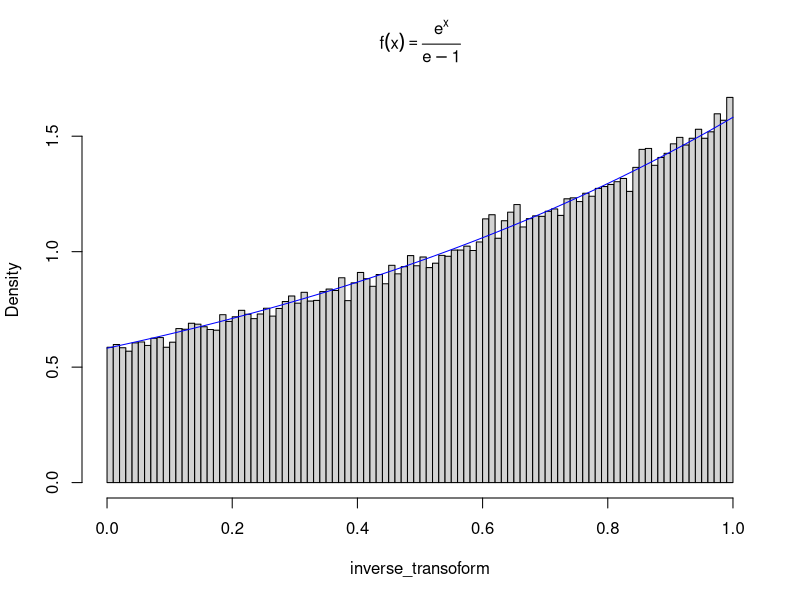
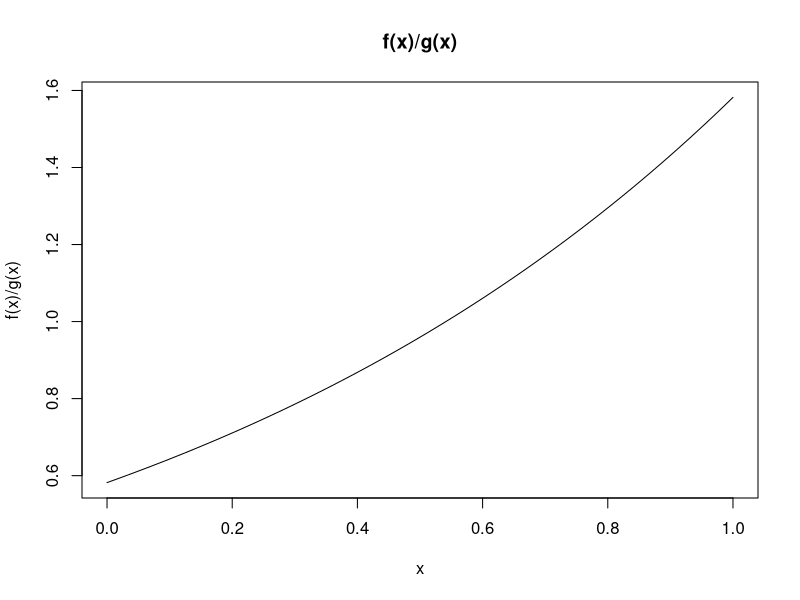
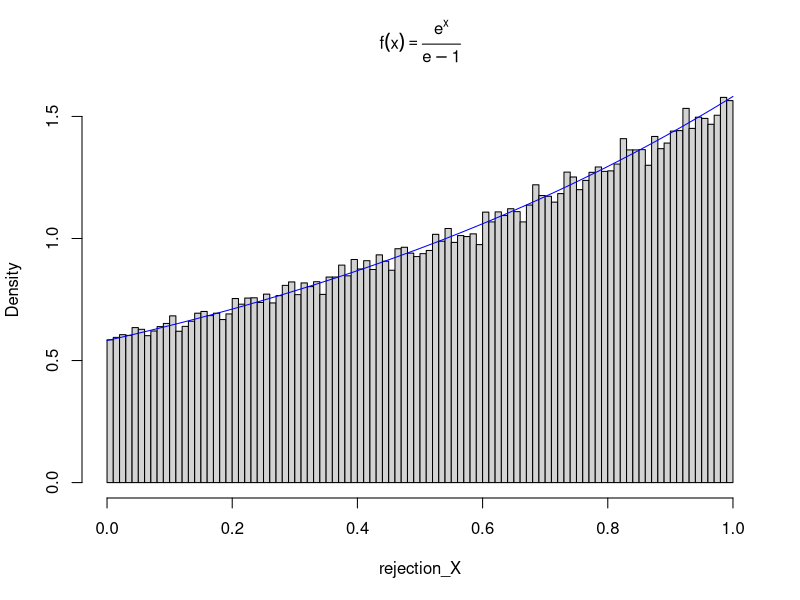
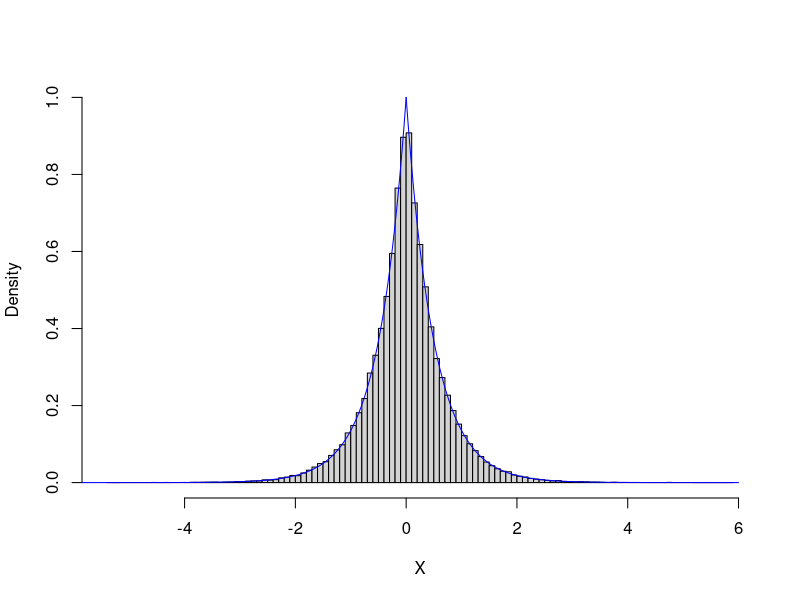
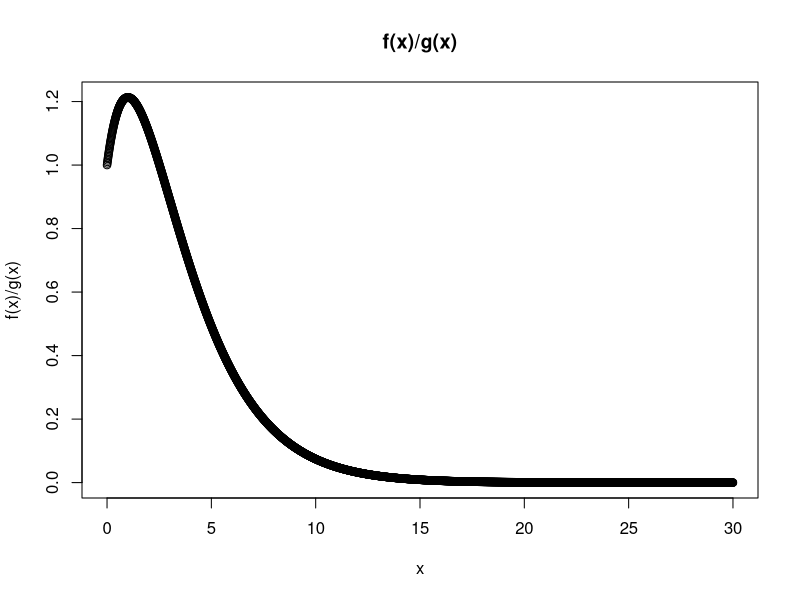
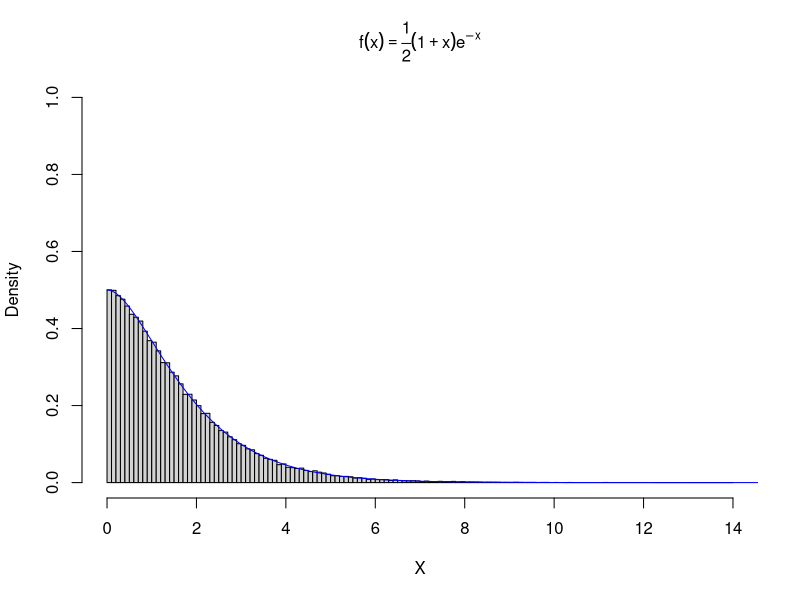
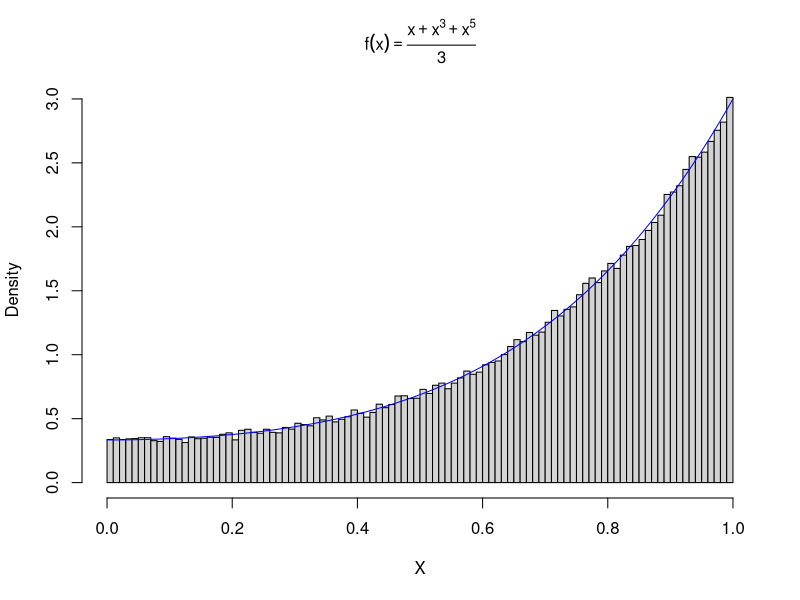

Generate these figures, in order, with R:
## ---- chunk 1
inverse_transoform=function(n){
  U=runif(n)
  X=log(U*(exp(1)-1)+1)
  return(X)
}

inverse_transoform=inverse_transoform(100000)
hist(inverse_transoform,probability = T,breaks=100,main=expression(f(x)==frac(e^x, e-1)),cex.main=1)
x=seq(0,1,0.01)
fx=exp(x)/(exp(1)-1)
lines(x,fx,col="blue")
## ---- chunk 2
mean(inverse_transoform)
#exact mean
1/(exp(1)-1)
## ---- chunk 3
f.g <- function(x){
  exp(x)/(exp(1)-1)
}
x=seq(0,1,0.01)
plot(x,f.g(x),type="l",main="f(x)/g(x)",,ylab="f(x)/g(x)")
det.c <- optim(1, f.g, lower = 0, upper = 1, method = "L-BFGS-B",control = list(fnscale = -1)) ### maximization
det.c$par ### the location of the optimum
det.c$value
c=det.c$value
## ---- chunk 4
#用unif(0,1)模擬
rejection=function(n){
  X=rep(NA,n)
  iter=rep(NA,n)
  for(j in 1:n){
    U=runif(1)
    Y=runif(1)
    i=1
    while(U>exp(Y)/(exp(1)-1)/c){
      U=runif(1)
      Y=runif(1)
      i=i+1
    }
    X[j]=Y
    iter[j]=i
  }
  return(list(X=X,iter=iter))
}

rejection=rejection(100000)

rejection_X=rejection$X
hist(rejection_X,probability = T,breaks=100,main=expression(f(x)==frac(e^x, e-1)),cex.main=1)
x=seq(0,1,0.01)
fx=exp(x)/(exp(1)-1)
lines(x,fx,col="blue")

mean(rejection$iter)  #平均iter =c
## ---- chunk 5
sim2=function(n){
  U1=runif(n)
  X=-log(U1)/2 #EXP(2)
  U2=runif(n)
  for(i in 1:n){
    if(U2[i]<0.5){
      X[i]=-X[i]
    }
  }
  return(X)
}

X_2=sim2(100000)
hist(X_2,probability = T,ylim=c(0,1),breaks=100,main="",xlab="X")
x=seq(0,6,0.01)
lines(x,exp(-2*x),col="blue")
y=seq(-6,0,0.01)
lines(y,exp(2*y),col="blue")
## ---- chunk 6
#找c
x=seq(0,30,0.01)
plot(x,(1+x)*exp(-(1/2)*x),main="f(x)/g(x)",,ylab="f(x)/g(x)")

f.g <- function(x){
  (1+x)*exp(-(1/2)*x)
}
det.c <- optim(1, f.g, lower = 0, upper = 10, method = "L-BFGS-B",control = list(fnscale = -1)) ### maximization
det.c$par ### the location of the optimum
det.c$value
c=det.c$value
## ---- chunk 7
rejection_3=function(n){
  X=rep(NA,n)
  iter=rep(NA,n)
  for(j in 1:n){
    Y=-log(runif(1))*2  #Ｙ＝Exp(1/2) 
    U=runif(1)
    i=1
    fx=1/2*(1+Y)*exp(-Y)
    gx=1/2*exp(-(1/2)*Y)
    while(U>fx/gx/c){
      Y=-log(runif(1))*2
      U=runif(1)
      i=i+1
      fx=1/2*(1+Y)*exp(-Y)
      gx=1/2*exp(-(1/2)*Y)
    }
    X[j]=Y
    iter[j]=i
  }
  return(list(X=X,iter=iter))
}



sim_3=rejection_3(100000)
X=sim_3$X


hist(X,probability = T,ylim=c(0,1),breaks=100,main=expression(f(x)==frac(1, 2)*(1+x)*e^{-x}),cex.main=1)
x=seq(0,20,0.01)
lines(x,1/2*(1+x)*exp(-x),col="blue")

mean(sim_3$iter)   #平均iter =c
## ---- chunk 8
composite=function(n){
  U=runif(n)
  U1=runif(n)
  X=rep(NA,n)
  for(i in 1:n){
    if(U[i]<1/3){
      X[i]=U1[i]
    }
    else if(U[i]<2/3){
      X[i]=(U1[i])^(1/3)
    }
    else{
      X[i]=(U1[i])^(1/5)
    }
  } 
  return(X)
}
X=composite(100000)

hist(X,probability = T,breaks=100,main=expression(f(x)==frac(x+x^3+x^5, 3)),cex.main=1)
x=seq(0,1,0.01)
lines(x,(1+3*x^(2)+5*x^(4))/3,col="blue")

## ---- chunk 9
mean(X)
#exact mean 
25/36
